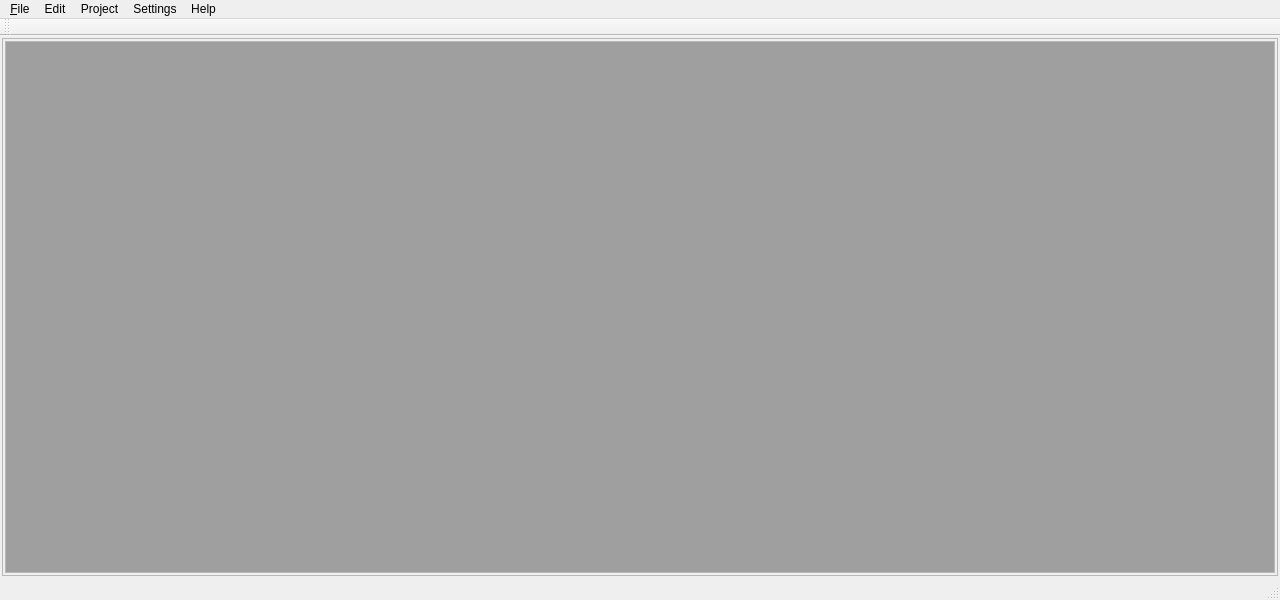
<?xml version="1.0" encoding="UTF-8"?>
<ui version="4.0">
 <class>MainWindow</class>
 <widget class="QMainWindow" name="MainWindow">
  <property name="geometry">
   <rect>
    <x>0</x>
    <y>0</y>
    <width>1280</width>
    <height>600</height>
   </rect>
  </property>
  <property name="windowTitle">
   <string>MainWindow</string>
  </property>
  <widget class="QWidget" name="centralwidget">
   <layout class="QHBoxLayout" name="horizontalLayout_2">
    <property name="leftMargin">
     <number>2</number>
    </property>
    <property name="topMargin">
     <number>2</number>
    </property>
    <property name="rightMargin">
     <number>2</number>
    </property>
    <property name="bottomMargin">
     <number>2</number>
    </property>
    <item>
     <widget class="QStackedWidget" name="stkMain">
      <property name="frameShape">
       <enum>QFrame::StyledPanel</enum>
      </property>
      <widget class="QWidget" name="tabProject">
       <layout class="QHBoxLayout" name="horizontalLayout">
        <property name="leftMargin">
         <number>2</number>
        </property>
        <property name="topMargin">
         <number>2</number>
        </property>
        <property name="rightMargin">
         <number>2</number>
        </property>
        <property name="bottomMargin">
         <number>2</number>
        </property>
        <item>
         <widget class="QMdiArea" name="mdiProject">
          <property name="frameShape">
           <enum>QFrame::StyledPanel</enum>
          </property>
          <property name="frameShadow">
           <enum>QFrame::Plain</enum>
          </property>
          <property name="activationOrder">
           <enum>QMdiArea::CreationOrder</enum>
          </property>
          <property name="tabsClosable">
           <bool>true</bool>
          </property>
          <property name="tabsMovable">
           <bool>true</bool>
          </property>
         </widget>
        </item>
       </layout>
      </widget>
      <widget class="QWidget" name="tabWelcome">
       <widget class="QLabel" name="label">
        <property name="geometry">
         <rect>
          <x>10</x>
          <y>10</y>
          <width>151</width>
          <height>71</height>
         </rect>
        </property>
        <property name="text">
         <string>&lt;html&gt;&lt;head/&gt;&lt;body&gt;&lt;p&gt;&lt;span style=&quot; font-size:16pt;&quot;&gt;Welcome!&lt;/span&gt;&lt;/p&gt;&lt;/body&gt;&lt;/html&gt;</string>
        </property>
       </widget>
      </widget>
     </widget>
    </item>
   </layout>
  </widget>
  <widget class="QMenuBar" name="menubar">
   <property name="geometry">
    <rect>
     <x>0</x>
     <y>0</y>
     <width>1280</width>
     <height>21</height>
    </rect>
   </property>
   <widget class="QMenu" name="menu_File">
    <property name="title">
     <string>&amp;File</string>
    </property>
    <addaction name="action_New"/>
    <addaction name="action_Open"/>
    <addaction name="action_Save"/>
    <addaction name="actionSave_as"/>
    <addaction name="separator"/>
    <addaction name="action_Quit"/>
   </widget>
   <widget class="QMenu" name="menuEdit">
    <property name="title">
     <string>Edit</string>
    </property>
   </widget>
   <widget class="QMenu" name="menuSettings">
    <property name="title">
     <string>Settings</string>
    </property>
   </widget>
   <widget class="QMenu" name="menuHelp">
    <property name="title">
     <string>Help</string>
    </property>
   </widget>
   <widget class="QMenu" name="menuProject">
    <property name="enabled">
     <bool>true</bool>
    </property>
    <property name="title">
     <string>Project</string>
    </property>
    <addaction name="actionProject_Settings"/>
   </widget>
   <addaction name="menu_File"/>
   <addaction name="menuEdit"/>
   <addaction name="menuProject"/>
   <addaction name="menuSettings"/>
   <addaction name="menuHelp"/>
  </widget>
  <widget class="QStatusBar" name="statusbar"/>
  <widget class="QToolBar" name="toolBar">
   <property name="windowTitle">
    <string>toolBar</string>
   </property>
   <attribute name="toolBarArea">
    <enum>TopToolBarArea</enum>
   </attribute>
   <attribute name="toolBarBreak">
    <bool>false</bool>
   </attribute>
  </widget>
  <action name="action_New">
   <property name="text">
    <string>&amp;New..</string>
   </property>
  </action>
  <action name="action_Open">
   <property name="text">
    <string>&amp;Open..</string>
   </property>
  </action>
  <action name="action_Save">
   <property name="text">
    <string>&amp;Save</string>
   </property>
  </action>
  <action name="actionSave_as">
   <property name="text">
    <string>Save &amp;as..</string>
   </property>
  </action>
  <action name="action_Quit">
   <property name="text">
    <string>&amp;Quit</string>
   </property>
  </action>
  <action name="actionProject_Settings">
   <property name="text">
    <string>Project Settings..</string>
   </property>
  </action>
  <action name="actionAdd">
   <property name="text">
    <string>Add</string>
   </property>
  </action>
 </widget>
 <resources/>
 <connections/>
</ui>
